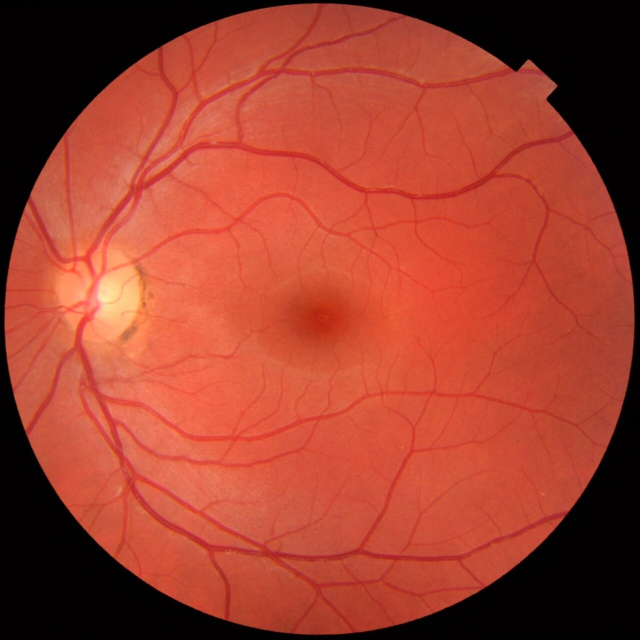
#> input picture defense/fundus-examples/dr00/Fundus_photograph_of_normal_left_eye.jpg, 1280 x 1280 px, given in place of left.png, which was not available (shown at 1/2 size)
$ python s8_results.py ../../../../defense/fundus-examples/dr00/Fundus_photograph_of_normal_left_eye.jpg
#> lines starting #> are read from the running program, lines starting #| are printed output that depends on the picture; after the words box and inside, x2 and y2 are one past the last pixel; in counts of white or black regions, pixels touching at a corner belong together; pictures that were not available may be replaced by others from this repository, and a replacement may not be noted
### demo/public/pipeline/helpers/s6_rotation_vis.py
"""
Stage 6 — Adaptive rotation uncertainty visualization.

Draws iso-intensity contour rings around OD and Fovea, angular fan
variants, and adaptive-vs-fallback distribution plots.

Contour approach (approved):
  1. Green channel of stage_2 (best fundus landmark contrast)
  2. Gaussian blur on grayscale → threshold at multiple levels
  3. Binary mask pre-blur (5×5 σ=1.5) before contour extraction
  4. Resample to 120 uniform points → circular moving average (window=11)
  5. Fallback chain: green → grayscale → LAB L → organic pseudo-ellipses

Coordinate transform uses OpenCV convention: [cos sin; -sin cos].

Output per grade/side in stage_6_augmentation/1_rotation/:
  {side}_contours.png     — smoothed iso-intensity rings only
  {side}_variant_A.png       — rings + tangent band fan
  {side}_variant_B.png       — rings + cone fan from midpoint
  distribution_adaptive.png  — adaptive σ vs fallback σ=13° plot

Usage:
  python s6_rotation_vis.py              # all grades
  python s6_rotation_vis.py dr03         # single grade
  python s6_rotation_vis.py dr00 dr03    # specific grades
"""

import cv2
import numpy as np
import json
import math
import os
import sys

import matplotlib
matplotlib.use('Agg')
import matplotlib.pyplot as plt

BASE = os.path.join(os.path.dirname(__file__), "..")
GRADES = ["dr00", "dr01", "dr02", "dr03", "dr04"]

ROTATION_SIGMA = 13.0
ROTATION_CLIP = 40.0

# Contour detection parameters
OD_BLUR_SIGMA = 10
OD_N_LEVELS = 4
OD_RADIUS_MULT = 2.0

FOV_BLUR_SIGMA = 5
FOV_N_LEVELS = 4
FOV_RADIUS_MULT = 3.0

CONTRAST_THRESHOLD = 5

# Smoothing parameters
RESAMPLE_POINTS = 120
SMOOTH_WINDOW = 11

# Fallback multipliers (× estimated radius)
FOV_FALLBACK_MULTS = [0.7, 1.2, 1.8, 2.3]
OD_FALLBACK_MULTS = [0.5, 0.9, 1.3, 1.8, 2.2]
FOV_ELONGATION = 1.1
OD_ELONGATION = 1.15

# Drawing colors (BGR)
OD_COLOR = (130, 165, 130)
FOV_COLOR = (145, 145, 145)
FAN_COLOR = (255, 255, 255)

with open(os.path.join(os.path.dirname(__file__), "coords.json")) as f:
#> (reads demo/public/pipeline/helpers/coords.json from the repository)
    all_coords = json.load(f)


def transform_point_to_512(point, coords_entry, base_path, gr, side):
    c = coords_entry
    pt = np.array(point, dtype=np.float64)
    img_c = np.array(c["image"], dtype=np.float64)
    angle_rad = math.radians(c["angle_deg"])
    cos_a, sin_a = math.cos(angle_rad), math.sin(angle_rad)
    dx, dy = pt[0] - img_c[0], pt[1] - img_c[1]
    pt_rot = np.array([
        cos_a * dx + sin_a * dy + img_c[0],
        -sin_a * dx + cos_a * dy + img_c[1]
    ])
    rot_img = cv2.imread(os.path.join(
        base_path, gr, "preprocessing", "stage_1_od_fovea_rotation", "image", f"{side}.png"
    ))
    gray_r = cv2.cvtColor(rot_img, cv2.COLOR_BGR2GRAY)
    _, binary = cv2.threshold(gray_r, 15, 255, cv2.THRESH_BINARY)
    kernel = np.ones((5, 5), np.uint8)
    binary = cv2.morphologyEx(binary, cv2.MORPH_OPEN, kernel)
    binary = cv2.morphologyEx(binary, cv2.MORPH_CLOSE, kernel)
    ys, xs = np.where(binary > 0)
    x1, y1 = xs.min(), ys.min()
    x2, y2 = xs.max() + 1, ys.max() + 1
    cw, ch = x2 - x1, y2 - y1
    pt_crop = pt_rot - np.array([x1, y1])
    scale = 512 / max(ch, cw)
    new_w, new_h = int(cw * scale), int(ch * scale)
    x_off = (512 - new_w) // 2
    y_off = (512 - new_h) // 2
    return int(pt_crop[0] * scale + x_off), int(pt_crop[1] * scale + y_off)


# [284 lines left out: functions smooth_contour, find_smooth_contours, detect_contours_with_fallback, make_fallback_contours, draw_rings, contour_y_half_span and 4 more, not called in this run]


# [7 lines that do not run on import are left out]

### demo/public/pipeline/helpers/s8_results.py
"""
Results — Grad-CAM, attention overlay, and prediction chart.

No trained checkpoint is available for this demo, so the heatmaps are
**derived from real anomaly detection on the preprocessed fundus**, not
invented geometry. The pipeline mimics what a well-trained DR classifier
Grad-CAM would plausibly produce.

Detection signals (computed on the flat-field corrected image — Stage 4 —
to avoid CLAHE distortion):
  dark anomalies  = max(0, local_mean(green) − green)     -> hemorrhages, microaneurysms
  bright anomalies = max(0, L − local_mean(L))             -> hard exudates, cotton-wool spots
  combined        = 0.55 * dark + 0.45 * bright

OD is softly suppressed (radial falloff around its center) to avoid
treating the optic disc itself as a lesion. Vessels are partially
suppressed by the large Gaussian window — the local-mean baseline
removes their global contribution.

Grade-dependent scaling (weaker heatmap for lower grades):
  dr00: 0.12   (near-absent activation, diffuse)
  dr01: 0.45   (1–2 focal spots)
  dr02: 0.75
  dr03: 0.90
  dr04: 1.00

Prediction probabilities are plausible softmax outputs with small
deterministic perturbation per side (seed from grade+side).

Outputs per grade/side in {gr}/results/:
  gradcam/{side}.png             — jet heatmap only (FOV-masked)
  attention_overlay/{side}.png   — heatmap blended over Stage 5 polar (alpha=0.4)
  prediction/{side}.png          — 5-bar class probability chart

Usage:
  python s8_results.py                  # all grades, both sides
  python s8_results.py dr03 left
"""

import math
import os
import sys

import cv2
import numpy as np

import matplotlib
matplotlib.use('Agg')
import matplotlib.pyplot as plt

from s6_rotation_vis import transform_point_to_512, all_coords

GRADES = ["dr00", "dr01", "dr02", "dr03", "dr04"]
BASE = os.path.join(os.path.dirname(__file__), "..")

GRADE_LABELS = ["No DR", "Mild NPDR", "Moderate NPDR", "Severe NPDR", "Proliferative DR"]

GRADE_PROBS = {
    "dr00": [0.87, 0.09, 0.02, 0.01, 0.01],
    "dr01": [0.18, 0.64, 0.13, 0.03, 0.02],
    "dr02": [0.04, 0.19, 0.63, 0.11, 0.03],
    "dr03": [0.02, 0.08, 0.24, 0.56, 0.10],
    "dr04": [0.01, 0.03, 0.11, 0.23, 0.62],
}

GRADE_SCALE = {
    "dr00": 0.12,
    "dr01": 0.45,
    "dr02": 0.75,
    "dr03": 0.90,
    "dr04": 1.00,
}

ALPHA = 0.4
OVERLAY_ALPHA = ALPHA


# [76 lines left out: functions od_soft_mask, masked_blur, detect_anomalies, make_gradcam_bgr, make_overlay_bgr, not called in this run]


def grade_to_int(grade):
    return int(grade[-2:])


# [38 lines left out: functions perturb_probs, save_prediction_chart, not called in this run]


def process(gr, side):
    print(f"\n=== {gr}/{side} ===")

    s4_path = os.path.join(BASE, gr, "preprocessing",
                           "stage_4_flatfield", f"{side}.png")
    s5_path = os.path.join(BASE, gr, "preprocessing",
                           "stage_5_clahe", "polar", f"{side}.png")
    mask_path = os.path.join(BASE, gr, "preprocessing",
                             "stage_3_fov_mask", f"{side}.png")

    detect_bgr = cv2.imread(s4_path)
    overlay_bg_bgr = cv2.imread(s5_path)
    mask = cv2.imread(mask_path, cv2.IMREAD_GRAYSCALE)

    if detect_bgr is None:
        detect_bgr = overlay_bg_bgr
    if overlay_bg_bgr is None or mask is None or detect_bgr is None:
        print(f"  MISSING input(s): s4={detect_bgr is not None}, "
              f"s5={overlay_bg_bgr is not None}, mask={mask is not None}")
        return

    detect_rgb = cv2.cvtColor(detect_bgr, cv2.COLOR_BGR2RGB)
    fov_binary = (mask > 127).astype(np.float32)

    c = all_coords[gr][side]
    od_512 = transform_point_to_512(c["od"], c, BASE, gr, side)
    fov_512 = transform_point_to_512(c["fovea"], c, BASE, gr, side)
    dist = float(np.linalg.norm(
        np.array(od_512, dtype=float) - np.array(fov_512, dtype=float)))
    r_od = dist / 7.0

    heatmap = detect_anomalies(detect_rgb, fov_binary, od_512, r_od)
    heatmap = heatmap * GRADE_SCALE[gr]
    heatmap = np.clip(heatmap, 0, 1)
    print(f"  heatmap: max={heatmap.max():.3f}, mean={heatmap.mean():.4f}, "
          f"mean_inside_fov={heatmap[fov_binary > 0].mean():.4f}")

    gradcam_bgr = make_gradcam_bgr(heatmap, fov_binary)
    overlay_bgr = make_overlay_bgr(overlay_bg_bgr, heatmap, fov_binary)

    base_out = os.path.join(BASE, gr, "results")
    for sub in ("gradcam", "attention_overlay", "prediction"):
        os.makedirs(os.path.join(base_out, sub), exist_ok=True)

    cv2.imwrite(os.path.join(base_out, "gradcam", f"{side}.png"), gradcam_bgr)
    cv2.imwrite(os.path.join(base_out, "attention_overlay",
                             f"{side}.png"), overlay_bgr)

    seed = grade_to_int(gr) * 7 + (0 if side == "left" else 1)
    probs = perturb_probs(GRADE_PROBS[gr], seed)
    save_prediction_chart(
        probs, gr, side,
        os.path.join(base_out, "prediction", f"{side}.png"))

    probs_str = "[" + ", ".join(f"{p:.3f}" for p in probs) + "]"
    print(f"  -> gradcam/{side}.png, attention_overlay/{side}.png, "
          f"prediction/{side}.png")
    print(f"  probs={probs_str}  pred={int(np.argmax(probs))}")


def parse_args(argv):
    grades = [a for a in argv if a in GRADES]
    sides = [a for a in argv if a in ("left", "right")]
    for a in argv:
        if a not in GRADES and a not in ("left", "right"):
            print(f"WARNING: unknown arg '{a}' - skipping")
    if not grades:
        grades = GRADES
    if not sides:
        sides = ["left", "right"]
    return grades, sides


if __name__ == "__main__":
    grades, sides = parse_args(sys.argv[1:])
    print(f"Generating results for grades={grades}, sides={sides}")
    for gr in grades:
        for side in sides:
            process(gr, side)
#> in process, detect_bgr is the input picture: shape (1280, 1280, 3); mean B, G, R 46.2, 63.5, 159.5
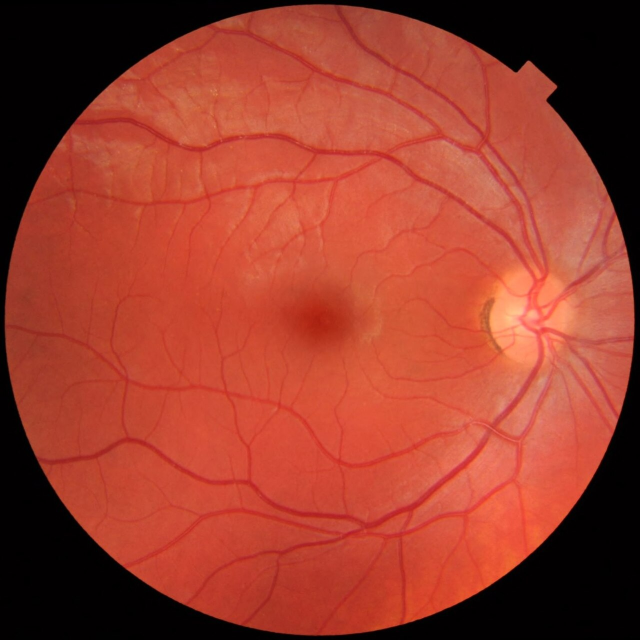
#> input picture defense/fundus-examples/dr00/Fundus_photograph_of_normal_right_eye.jpg, 1280 x 1280 px, given in place of left.png, which was not available (shown at 1/2 size)
#> in process, overlay_bg_bgr is the input picture: shape (1280, 1280, 3); mean B, G, R 44.6, 60.8, 155
#> in process, `mask = cv2.imread(mask_path, cv2.IMREAD_GRAYSCALE)`:
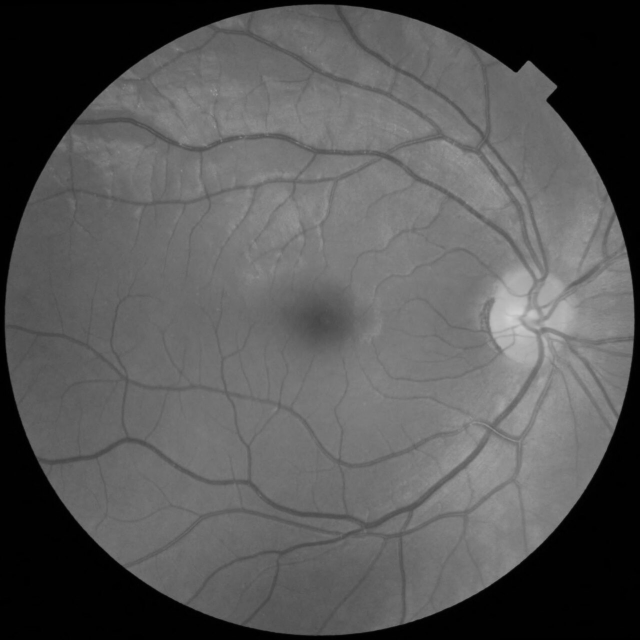
#> mask: shape (1280, 1280) (shown at 1/2 size); min 0, max 208, mean 87.1
#> in process, `fov_binary = (mask > 127).astype(np.float32)`:
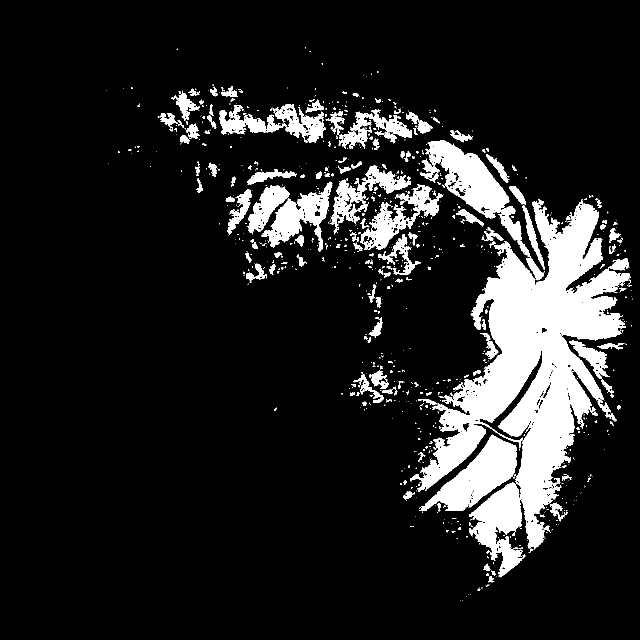
#> fov_binary: shape (1280, 1280) float32 (shown at 1/2 size); values 0 (black) and 1 (white), 12.8% white; 868 white regions (673 under 20 px), largest, box (x1, y1, x2, y2) and area: (820, 398, 1260, 1155) 117498, (843, 280, 1090, 561) 14487, (838, 869, 1034, 1023) 12456
#> (the run stopped early here; a loop or call above may not have finished)
